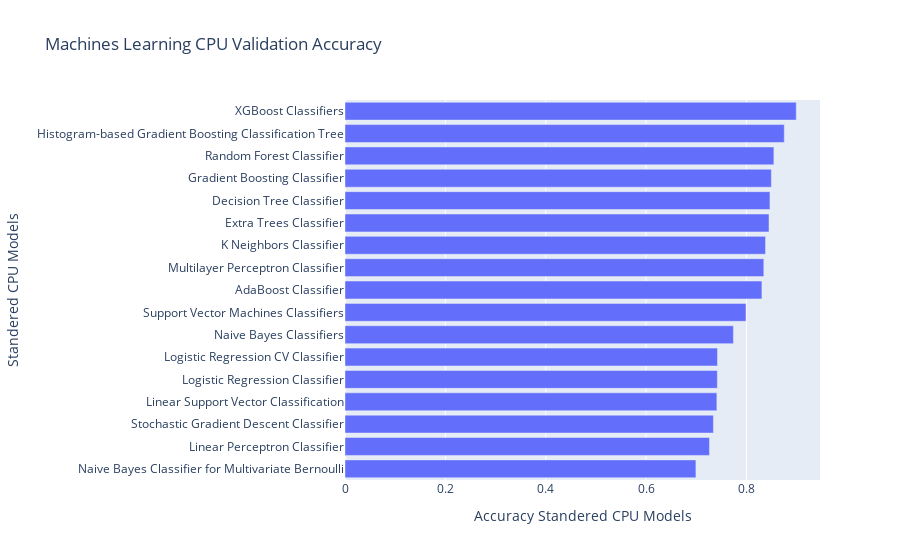

The code cell stored with this chart in its notebook:
### Code cell
fig = px.bar(cpu_ml_m_1_valid_compare.sort_values(by="Accuracy Standered CPU Models", ascending= True ), x = "Accuracy Standered CPU Models", y = "Standered CPU Models", title = "Machines Learning CPU Validation Accuracy")
fig.show()

### Figure 1 — Plotly figure (JSON) as saved in the notebook; plotly's stock layout.template omitted (floating-point values rounded to 4 significant figures)
{"data": [{"alignmentgroup": "True", "hovertemplate": "Accuracy Standered CPU Models=%{x}<br>Standered CPU Models=%{y}<extra></extra>", "legendgroup": "", "marker": {"color": "#636efa", "pattern": {"shape": ""}}, "name": "", "offsetgroup": "", "orientation": "h", "showlegend": false, "textposition": "auto", "type": "bar", "x": [0.6993, 0.7263, 0.7341, 0.7411, 0.742, 0.7423, 0.774, 0.7991, 0.8308, 0.8346, 0.838, 0.8449, 0.8468, 0.8497, 0.8547, 0.8754, 0.8992], "xaxis": "x", "y": ["Naive Bayes Classifier for Multivariate Bernoulli", "Linear Perceptron Classifier", "Stochastic Gradient Descent Classifier", "Linear Support Vector Classification", "Logistic Regression Classifier", "Logistic Regression CV Classifier", "Naive Bayes Classifiers", "Support Vector Machines Classifiers", "AdaBoost Classifier", "Multilayer Perceptron Classifier", "K Neighbors Classifier", "Extra Trees Classifier", "Decision Tree Classifier", "Gradient Boosting Classifier", "Random Forest Classifier", "Histogram-based Gradient Boosting Classification Tree", "XGBoost Classifiers"], "yaxis": "y"}], "layout": {"barmode": "relative", "legend": {"tracegroupgap": 0}, "title": {"text": "Machines Learning CPU Validation Accuracy"}, "xaxis": {"anchor": "y", "domain": [0, 1], "title": {"text": "Accuracy Standered CPU Models"}}, "yaxis": {"anchor": "x", "domain": [0, 1], "title": {"text": "Standered CPU Models"}}}}
